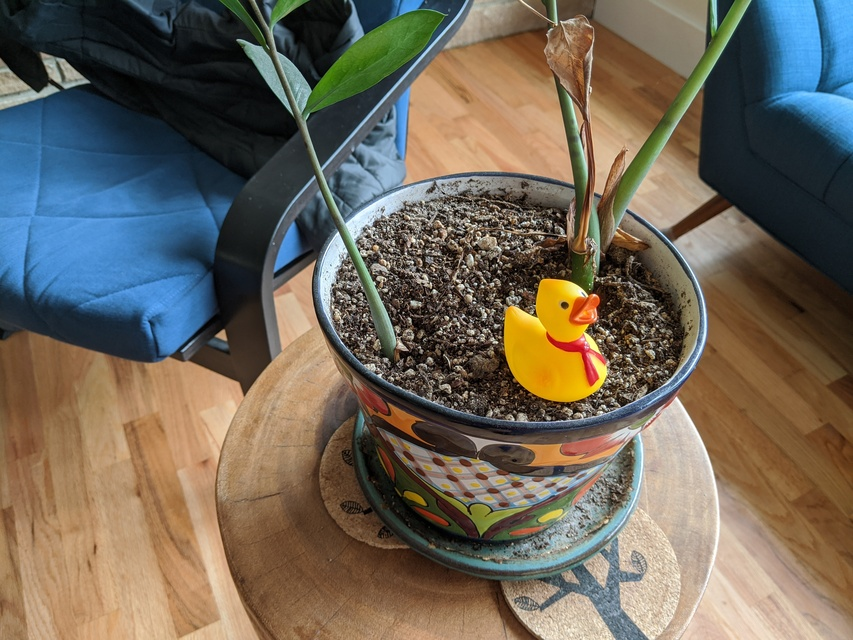
#> input picture data/test/robertducky1.jpg, 853 x 640 px; its folder holds 2 pictures in this run
$ python change_channels.py ../data/test ../data/test/robertducky2.jpg
#> lines starting #> are read from the running program, lines starting #| are printed output that depends on the picture
import cv2
import os
import sys

def write_grayscale(dir_path, out_path):
#> called with dir_path = '../data/test', out_path = '../data/test/robertducky2.jpg'
    os.mkdir(out_path)
    for filename in os.listdir(dir_path):
        if filename[-3:] == 'jpg':
            a = cv2.imread(dir_path+'/'+filename, 0)
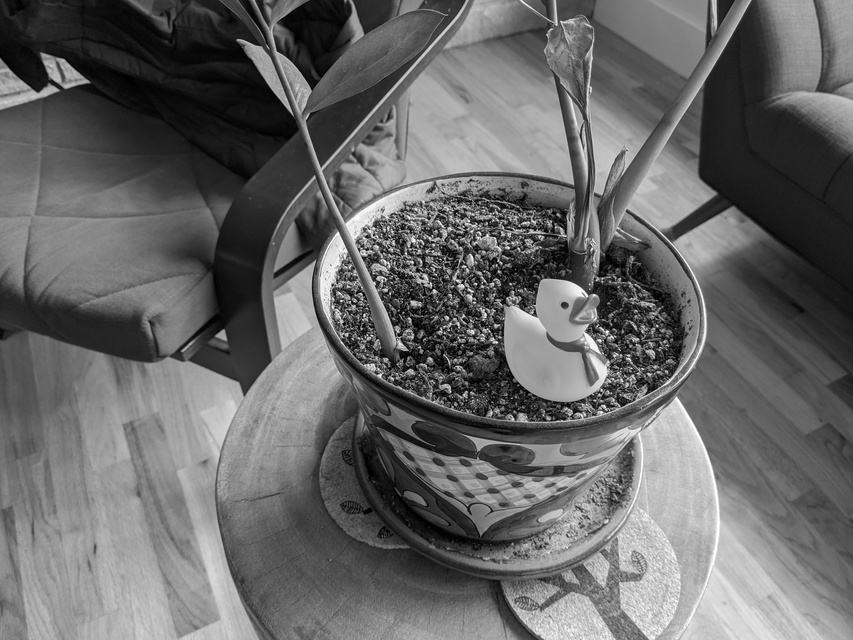
#> a: shape (640, 853); min 0, max 255, mean 103.5
            cv2.imwrite(out_path+'/gray_'+filename,a)
            cv2.waitKey(0)
#> pass 2 of the loop in write_grayscale, `for filename in os.listdir(dir_path):`:
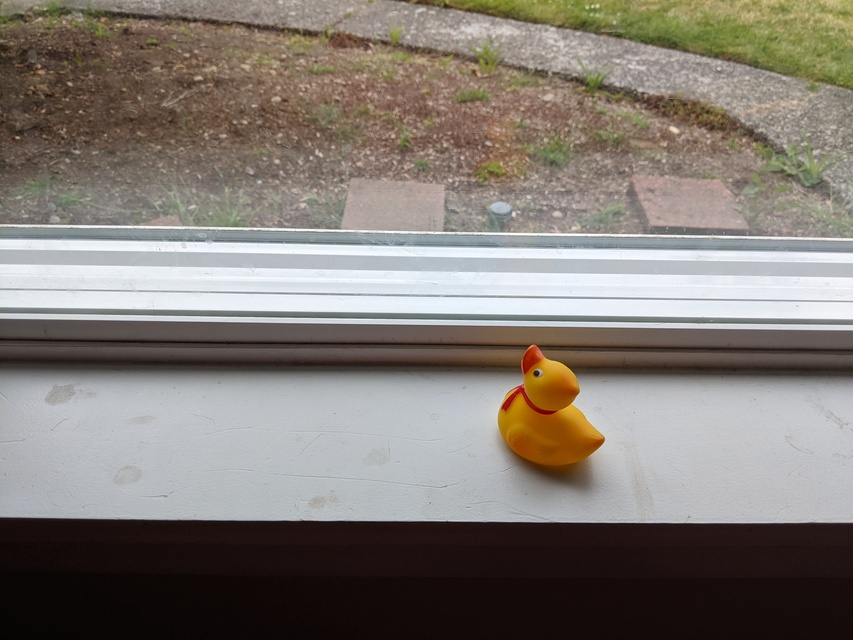
#> input picture data/test/robertducky2.jpg, 853 x 640 px
#> in write_grayscale, `a = cv2.imread(dir_path+'/'+filename, 0)`:
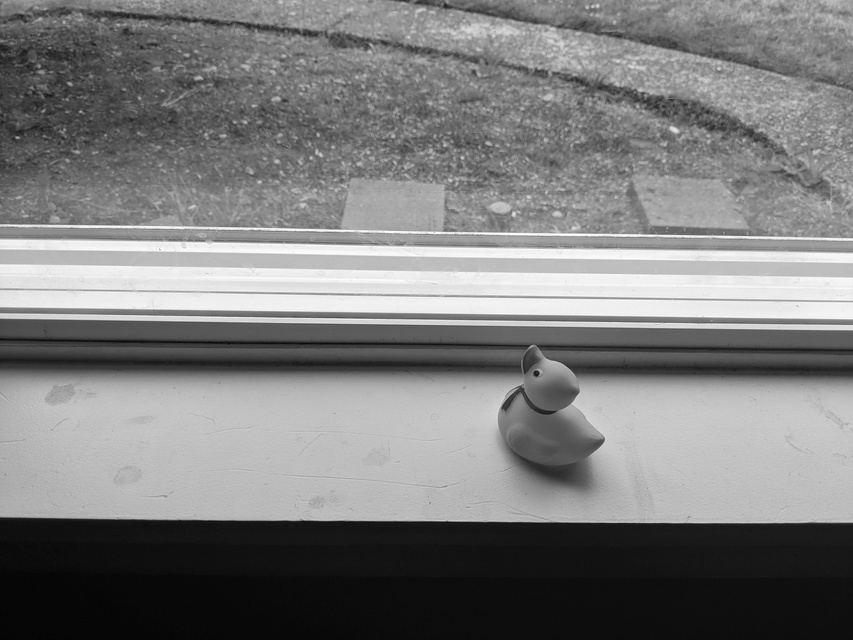
#> a: shape (640, 853); min 3, max 255, mean 123.9

if __name__ == "__main__":
    if not (len(sys.argv)==3):
        sys.exit()

    write_grayscale(sys.argv[1], sys.argv[2])
    sys.exit()
#> (the program exits here)
